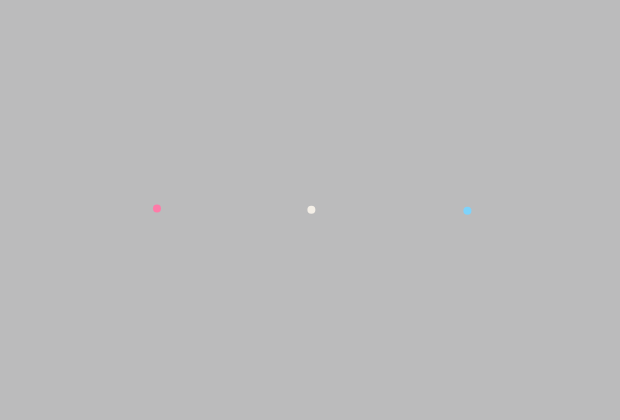
Frame 1 (no input)
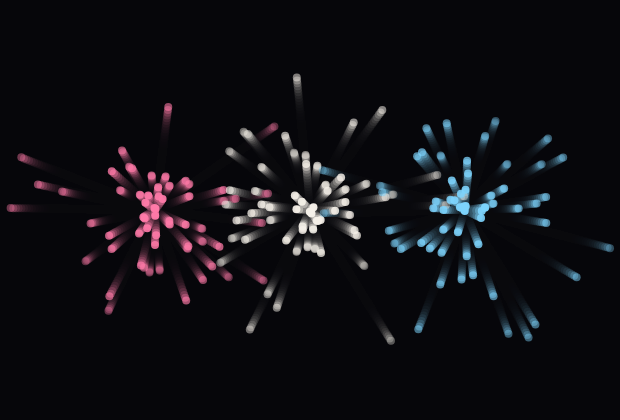
Frame 60 (no input)
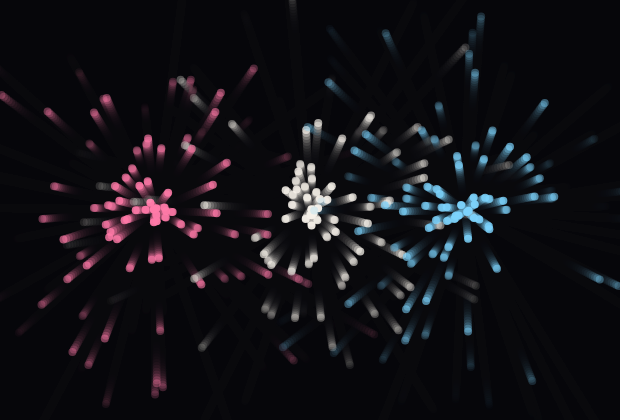
Frame 120 (the mouse pressed at the canvas centre since frame 60)

The p5.js sketch that drew these frames (run headless with seeded random() and noise() and a simulated clock; from frame 60 on, the mouse is pressed at the canvas centre):

// p5.js sketch
// ── sketch.js
const systems = [];

function setup() {
  createCanvas(620, 420);
  systems.push(new ParticleSystem(width * 0.25, height * 0.5, color(255, 122, 168)));
  systems.push(new ParticleSystem(width * 0.5, height * 0.5, color(245, 240, 232)));
  systems.push(new ParticleSystem(width * 0.75, height * 0.5, color(125, 211, 252)));
}

function draw() {
  background(8, 10, 14, 70);
  for (const system of systems) {
    system.run();
  }
}

class Particle {
  constructor(x, y, particleColor) {
    this.pos = createVector(x, y);
    this.vel = p5.Vector.random2D().mult(random(1, 3));
    this.lifespan = 255;
    this.particleColor = particleColor;
  }

  update() {
    this.pos.add(this.vel);
    this.lifespan -= 2.8;
  }

  display() {
    noStroke();
    const c = color(this.particleColor);
    c.setAlpha(this.lifespan);
    fill(c);
    ellipse(this.pos.x, this.pos.y, 8, 8);
  }

  get dead() {
    return this.lifespan < 0;
  }
}

class ParticleSystem {
  constructor(x, y, systemColor) {
    this.origin = createVector(x, y);
    this.systemColor = systemColor;
    this.particles = [];
  }

  addParticle() {
    this.particles.push(new Particle(this.origin.x, this.origin.y, this.systemColor));
  }

  run() {
    this.addParticle();
    for (let i = this.particles.length - 1; i >= 0; i--) {
      const particle = this.particles[i];
      particle.update();
      particle.display();
      if (particle.dead) this.particles.splice(i, 1);
    }
  }
}
